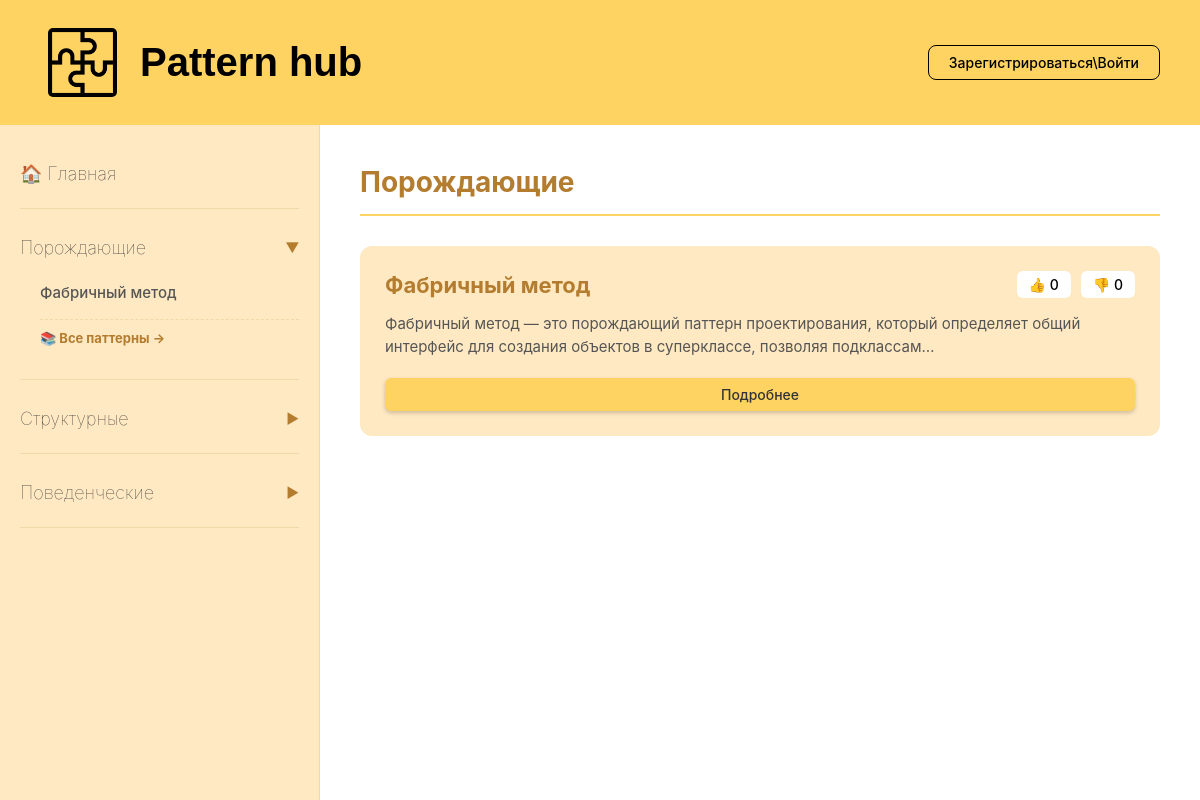
/catalog/Порождающие/, run on the app's committed database.
### main/models.py (models this page shows)
class Categories(models.Model):
    id = models.AutoField(primary_key=True)
    title = models.CharField(max_length=45, blank=True, null=True, unique=True)
    class Meta:
        db_table = 'categories'

class Patterns(models.Model):
    id = models.AutoField(primary_key=True)
    title = models.CharField(max_length=45)
    categories = models.ForeignKey(Categories, on_delete=models.DO_NOTHING, db_column='categories_id')
    term = models.TextField()
    problem = models.TextField()
    solution = models.TextField()
    examples = models.TextField()
    consclusions = models.TextField()
    tags = models.ManyToManyField(Tags, blank=True)
    stacks = models.ManyToManyField(Stacks, blank=True)
    class Meta:
        db_table = 'patterns'
        unique_together = (('id', 'categories'),)

class Ratings(models.Model):
    id = models.AutoField(primary_key=True)
    patterns = models.ForeignKey(Patterns, on_delete=models.DO_NOTHING, db_column='patterns_id')
    likes = models.IntegerField(blank=True, null=True)
    dislikes = models.IntegerField(blank=True, null=True)
    class Meta:
        db_table = 'ratings'
        unique_together = (('id', 'patterns'),)

### main/views.py (the view)
# urls.py: path('catalog/<str:title>/', views.catalog, name='catalog'),
def catalog(request, title):
    categories = Categories.objects.all()
    patterns_all = Patterns.objects.all()
    category = get_object_or_404(Categories, title=title)
    if category.title == title:
        patterns = Patterns.objects.filter(categories=category)
        data = []
        for pattern in patterns:
            raitng = Ratings.objects.get(patterns=pattern)
            data.append(
                {
                    "pattern": pattern,
                    "raitng": raitng,
                }
            )
        return render(request, 'test/main/forms/catalog.html', {"patterns_main": data, "categories": categories, "patterns":patterns_all})
    return render(request, 'test/main/forms/catalog.html', {"patterns": "None"})

### templates/test/main/forms/catalog.html (shortened to what this page needs)
{% extends "test/main/index.html" %}
{% block content %}
<div class="catalog-header">
    <h1>{{ patterns_main.0.pattern.categories.title|default:"Паттерны" }}</h1>
</div>
<div class="patterns-list">
    {% for item in patterns_main %}
    <div class="pattern-card">
        <div class="pattern-header">
            <h3>{{ item.pattern.title }}</h3>
            <div class="rating-buttons">
                <button class="like-btn" data-pattern-id="{{ item.pattern.id }}" data-likes="{{ item.raitng.likes|default:0 }}">
                    👍 <span class="likes-count">{{ item.raitng.likes|default:0 }}</span>
                </button>
                <button class="dislike-btn" data-pattern-id="{{ item.pattern.id }}" data-dislikes="{{ item.raitng.dislikes|default:0 }}">
                    👎 <span class="dislikes-count">{{ item.raitng.dislikes|default:0 }}</span>
                </button>
            </div>
        </div>
        <p class="pattern-description">{{ item.pattern.term|truncatechars:150 }}</p>
        <a href="{% url 'pattern_detail' item.pattern.id %}" class="details-link gold-dark">Подробнее</a>
    </div>
    {% empty %}
    <div class="empty-state">
        <p>В этой категории пока нет паттернов</p>
    </div>
    {% endfor %}
</div>
{% endblock %}

### templates/test/main/index.html (shortened to what this page needs)
{% load static %}
<!DOCTYPE html>
<html lang="ru">
<head>
    <link rel="stylesheet" href="{% static 'main/style.css' %}">
</head>
<body>
    <div class="wrapper">
        <header class="header">
            <div class="header-content">
                <div class="logo-area">
                    <img src="{% static 'images/logo.png' %}" alt="Logo" class="logo" onerror="this.style.display='none'">
                    <h1 class="Logo-title">Pattern hub</h1>
                </div>
                <div class="auth-buttons">
                    {% if user.is_authenticated %}
                        <div class="user-info">
                            <span onclick="window.location = '/profile';" class="username">{{ user.username }}</span>
                        </div>
                    {% else %}
                        <a href="{% url 'login_' %}" class="auth-btn register">Зарегистрироваться\Войти</a>
                    {% endif %}
                </div>
            </div>
        </header>
        <div class="main-content">
            <aside class="sidebar">
                <nav class="sidebar-nav">
                    <div class="nav-item">
                        <a href="{% url 'index' %}" class="nav-header no-arrow">
                            <span class="nav-title">🏠 Главная</span>
                        </a>
                    </div>
                    {% for category in categories %}
                    <div class="nav-item" data-category-id="{{ category.id }}">
                        <div class="nav-header" onclick="toggleSubmenu(this)">
                            <span class="nav-title">{{ category.title }}</span>
                            <span class="arrow">▶</span>
                        </div>
                        <ul class="sub-nav">
                            {% for pattern in patterns %}
                                {% if pattern.categories.id == category.id %}
                                    <li><a href="{% url 'pattern_detail' pattern.id %}">{{ pattern.title }}</a></li>
                                {% endif %}
                            {% endfor %}
                            <li class="view-all">
                                <a href="{% url 'catalog' category.title %}" class="view-all-link">📚 Все паттерны →</a>
                            </li>
                        </ul>
                    </div>
                    {% endfor %}
                </nav>
            </aside>
            <main class="content">
                {% block content %}
                {% endblock %}
            </main>
        </div>
    </div>
</body>
</html>

### main/static/main/style.css (style rules this page uses)
* { margin: 0; padding: 0; box-sizing: border-box; font-family: -apple-system, BlinkMacSystemFont, 'Segoe UI', Roboto, Arial, sans-serif; }
body { min-height: 100vh; background: white; }
.wrapper { min-height: 100vh; display: flex; flex-direction: column; }
.header { background: #FED361; padding: 20px 40px; box-shadow: 0 2px 10px rgba(0, 0, 0, 0.05); }
.header-content { display: flex; justify-content: space-between; align-items: center; width: 100%; }
.logo-area { display: flex; align-items: center; gap: 15px; }
.logo { width: 85px; height: 85px; object-fit: contain; border-radius: 13px; padding: 8px; }
.Logo-title { color: #000; font-size: 40px; font-family: Arial, Helvetica, sans-serif; }
.header { color: white; font-size: 24px; font-weight: 600; margin: 0; }
.auth-buttons { display: flex; gap: 12px; }
.auth-btn { padding: 8px 20px; border-radius: 8px; font-size: 14px; font-weight: 500; text-decoration: none; transition: all 0.3s ease; cursor: pointer; }
.auth-btn.register { background: transparent; color: #000; border: 1px solid rgb(0, 0, 0); }
.main-content { display: flex; flex: 1; }
.sidebar { width: 320px; background: #FFE9C2; padding: 30px 20px; border-right: 1px solid #f0d8a8; }
.sidebar-nav { display: flex; flex-direction: column; gap: 20px; }
.nav-item { border-bottom: 1px solid #f0d8a8; padding-bottom: 16px; }
.nav-header { display: flex; justify-content: space-between; align-items: center; cursor: pointer; padding: 8px 0; transition: all 0.3s ease; }
.nav-title { font-size: 18px; font-weight: 70; color: #333; transition: color 0.3s ease; }
.arrow { font-size: 14px; color: #B47C2E; transition: transform 0.3s ease; }
.sub-nav { list-style: none; padding-left: 20px; margin-top: 12px; display: none; }
.sub-nav li { margin-bottom: 12px; }
.sub-nav li a { text-decoration: none; color: #555; font-size: 15px; font-weight: 500; transition: all 0.3s ease; display: block; padding: 5px 0; }
.nav-header.no-arrow { cursor: pointer; justify-content: flex-start; gap: 10px; text-decoration: none; }
.nav-header.no-arrow .nav-title { color: #333; }
.content { flex: 1; padding: 40px; background: white; }
.details-link { display: inline-block; padding: 8px 20px; text-decoration: none; border-radius: 8px; font-size: 14px; font-weight: 600; transition: all 0.3s ease; box-shadow: 0 2px 4px rgba(0, 0, 0, 0.2); }
.details-link.gold-dark { background: #FED361; color: #333; width: 100%; text-align: center; }

### templates/test/main/forms/catalog.html (style rules this page uses)
.catalog-header h1 { font-size: 28px; color: #B47C2E; margin-bottom: 30px; padding-bottom: 15px; border-bottom: 2px solid #FED361; }
.patterns-list { display: flex; flex-direction: column; gap: 25px; }
.pattern-card { background: #FFE9C2; border-radius: 12px; padding: 25px; transition: all 0.3s ease; }
.pattern-header { display: flex; justify-content: space-between; align-items: center; margin-bottom: 15px; flex-wrap: wrap; gap: 15px; }
.pattern-header h3 { font-size: 22px; color: #B47C2E; margin: 0; }
.rating-buttons { display: flex; gap: 10px; }
.like-btn, .dislike-btn { padding: 5px 12px; border: none; border-radius: 6px; cursor: pointer; font-size: 14px; transition: all 0.2s ease; background: white; font-weight: 500; }
.pattern-description { font-size: 15px; line-height: 1.5; color: #555; margin-bottom: 20px; }
.details-link { display: inline-block; padding: 8px 20px; background: #FED361; color: #333; text-decoration: none; border-radius: 6px; font-size: 14px; font-weight: 500; transition: all 0.2s ease; }

### templates/test/main/index.html (style rules this page uses)
.sidebar { display: flex; flex-direction: column; justify-content: space-between; }
.sidebar-nav { flex: 1; }
.view-all { margin-top: 8px; padding-top: 5px; border-top: 1px dashed #f0d8a8; }
.view-all-link { color: #B47C2E !important; font-weight: bold !important; font-size: 13px !important; }

### data on the page
Categories: title "Порождающие"
Patterns: title "Фабричный метод", categories.title "Порождающие", pattern "Фабричный метод", raitng.likes "0", raitng.dislikes "0", pattern.term "Фабричный метод — это порождающий паттерн проектирования, который определяет общий интерфейс для создания объектов в суперклассе, позволяя подклассам…"
Categories: title "Структурные"
Categories: title "Поведенческие"
